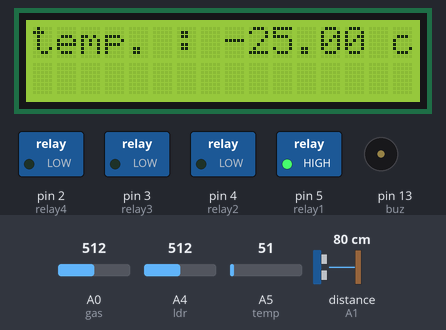
The sketch below on a simulated Arduino Uno, built with avr-gcc and run on an emulated ATmega328P. On the bench: 16×2 character LCD, switched loads named in the sketch (green lamp = pin HIGH), buzzer (waves = sounding). Wiring (inferred from the names in the program): ultrasonic range finder: trigger A2; echo A1. The inputs (shaded band) are chosen by the test bench; at power-on: distance to the obstacle (sensor on A1) 80 cm, A0 (gas) = 512, A4 (ldr) = 512, A5 (temp) = 51. The echo pulse lasts 58.3 µs per cm; pins used as bus, display or sensor lines are not drawn; what the sketch prints to the serial monitor is not drawn.

Above: at 0.1 s.
At 1.2 s:
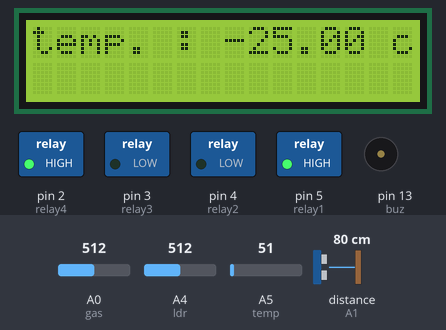
1.3 s: distance to the obstacle (sensor on A1) set to 12 cm
4.4 s: distance to the obstacle (sensor on A1) set to 9 cm
At 5.4 s:
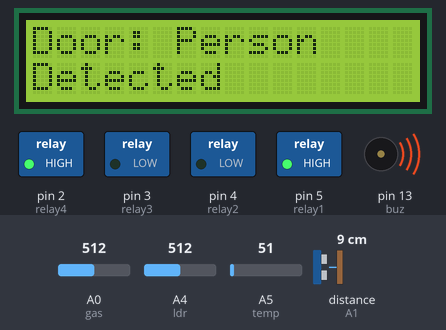
Timing chart, 0 to 12.1 s (numbered marks = the images above; inputs shaded):
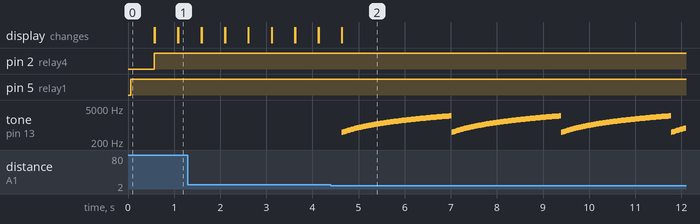

The sketch:

home_automation.ino
```cpp
#include <LiquidCrystal.h>
LiquidCrystal lcd(11,10,9,8,7,6);

//for buzzer tone
int buz=13;
int i = 0;
int numOfLoops = 0;
int noteDuration = 1000/8;
int pauseBetweenNotes = noteDuration*0.2;
//==========================================================
int relay1=5;
int relay2=4;
int relay3=3;
int relay4=2;

//==========================================================

int mod=12;
float distance,duration;

int temp =A5;
int ldr = A4;
int pir = A3;
int trig =A2;
int echo =A1;
int gas = A0;
//==========================================================


void setup()
{
  lcd.begin(16,2);
  Serial.begin(9600);
  pinMode(trig,OUTPUT);
  pinMode(echo,INPUT);
  pinMode(buz,OUTPUT);

  pinMode(relay1,OUTPUT);
  pinMode(relay2,OUTPUT);
  pinMode(relay3,OUTPUT);
  pinMode(relay4,OUTPUT);
}


//==========================================================


void loop()
{
  //ldr
  float x= analogRead(ldr);
  Serial.println(x);
  if(x<900 /*&& (digitalRead(pir))==HIGH*/){
        digitalWrite(relay1,HIGH);
      }
      else{
        digitalWrite(relay1,LOW);
      }

  //====================================================

  //temp
  int value=analogRead(temp);
  float T = map(((value - 20) * 3.04), 0, 1023, -40, 125);
  lcd.setCursor(0,0);
  lcd.print("temp. : ");
  lcd.print(T);
  lcd.print(" c");
  Serial.println(T);
  delay(500);
  lcd.clear();
        if((T>15) && (T<=200)/*&&(digitalRead(pir))==HIGH */){
          digitalWrite(relay2,HIGH);
          digitalWrite(relay3,LOW);
        }
      else if(T>200/* && (digitalRead(pir))==HIGH */)
        {
          digitalWrite(relay2,LOW);

          digitalWrite(relay3,HIGH);
        }
        else
        {
          digitalWrite(relay3,LOW);
          digitalWrite(relay2,LOW);
        }


  //====================================================
//ultrasonic

          digitalWrite(trig,LOW);
          delayMicroseconds(2);
          digitalWrite(trig,HIGH);
          delayMicroseconds(10);
          digitalWrite(trig,LOW);
          duration = pulseIn(echo,HIGH);
          distance = duration * 0.0344 / 2;

                  if(distance<=10)
                  {
                            lcd.setCursor(0, 0);
                            lcd.print("Door: Person   ");
                            lcd.setCursor(0, 1);
                            lcd.print("Detected   ");
                                      for(numOfLoops = 0; numOfLoops < 4; numOfLoops++)
                                          {
                                           for(i = 25; i < 120; i++)
                                             {
                                              tone(buz, 20*i, noteDuration);
                                              delay(pauseBetweenNotes);
                                             }
                                           for(i = 120; i >=25; i--)
                                             {
                                              tone(buz, 20*i, noteDuration);

                                             }
                                          }

                            delay(2000);
                            lcd.clear();
                      }
                  else
                     digitalWrite(buz,LOW);

//======================================================================================================
 float sensorValue,gas;
  sensorValue = analogRead(gas);

  if(sensorValue >= 25){
    digitalWrite(relay4,HIGH);


  }
  else{
    digitalWrite(relay4,LOW);

  }

}
```

Measured:
- the behaviour switches between 11 and 10 cm on distance to the obstacle (sensor on A1) (found by bisection; images 1 and 2)
- after the input at 4.4 s, tone on pin 13 (buz): plays 500 Hz for 0.03 s, 520 Hz for 0.03 s, 540 Hz for 0.03 s, 560 Hz for 0.03 s, 580 Hz for 0.03 s, 600 Hz for 0.03 s … (298 notes in this stretch), starting after 0.24 s; the display: first differs from a run without the input after 0.24 s (image 2)
